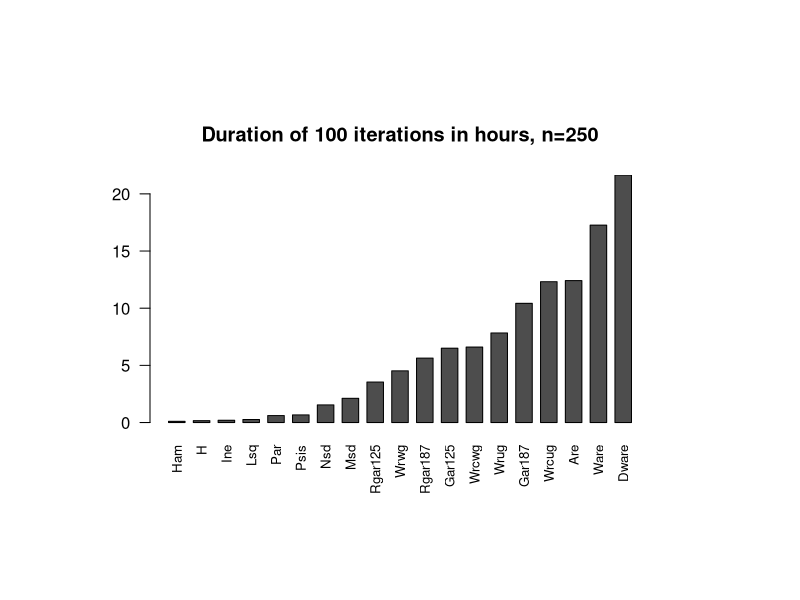
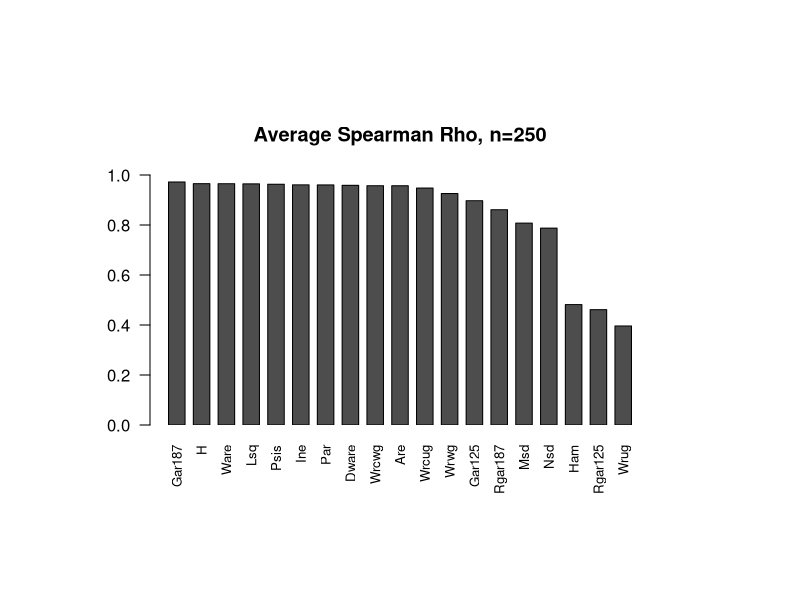
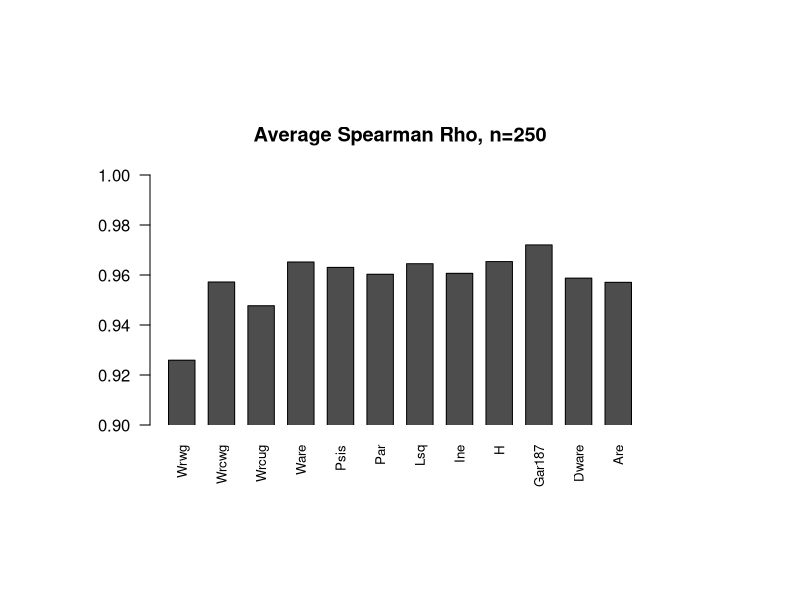

Generate these figures, in order, with R:
#!/usr/bin/R
# Bar Plots

setwd("./results/csv")

## I250
# Hours

y=read.csv("I250Hours.csv", header=FALSE)
f=t(as.vector(y$V1))
x=t(as.matrix(y$V2))
colnames(x) <- f

pdf("I250Hours.pdf")
par(pin=c(5, 2.5)) 
par(las=2) 
barplot(x,   main="Duration of 100 iterations in hours, n=250", xlab="", xpd=FALSE, cex.names=0.8, horiz=FALSE, space=0.5)  
dev.off()

# Rho

y=read.csv("I250Rho.csv", header=FALSE)
f=t(as.vector(y$V1))
x=t(as.matrix(y$V2))
colnames(x) <- f
x

pdf("I250Rho.pdf")
par(pin=c(5, 2.5)) 
par(las=2) 
barplot(x,   main="Average Spearman Rho, n=250", xlab="", ylim=c(0, 1), xpd=FALSE, cex.names=0.8, horiz=FALSE, space=0.5)  
dev.off()

# Rho2

y=read.csv("I250Rho2.csv", header=FALSE)
f=t(as.vector(y$V1))
x=t(as.matrix(y$V2))
colnames(x) <- f
x

pdf("I250Rho2.pdf")
par(pin=c(5, 2.5)) 
par(las=2) 
barplot(x,   main="Average Spearman Rho, n=250", xlab="", ylim=c(0.90, 1), xpd=FALSE, cex.names=0.8, horiz=FALSE, space=0.5)  
dev.off()

setwd("../..")

